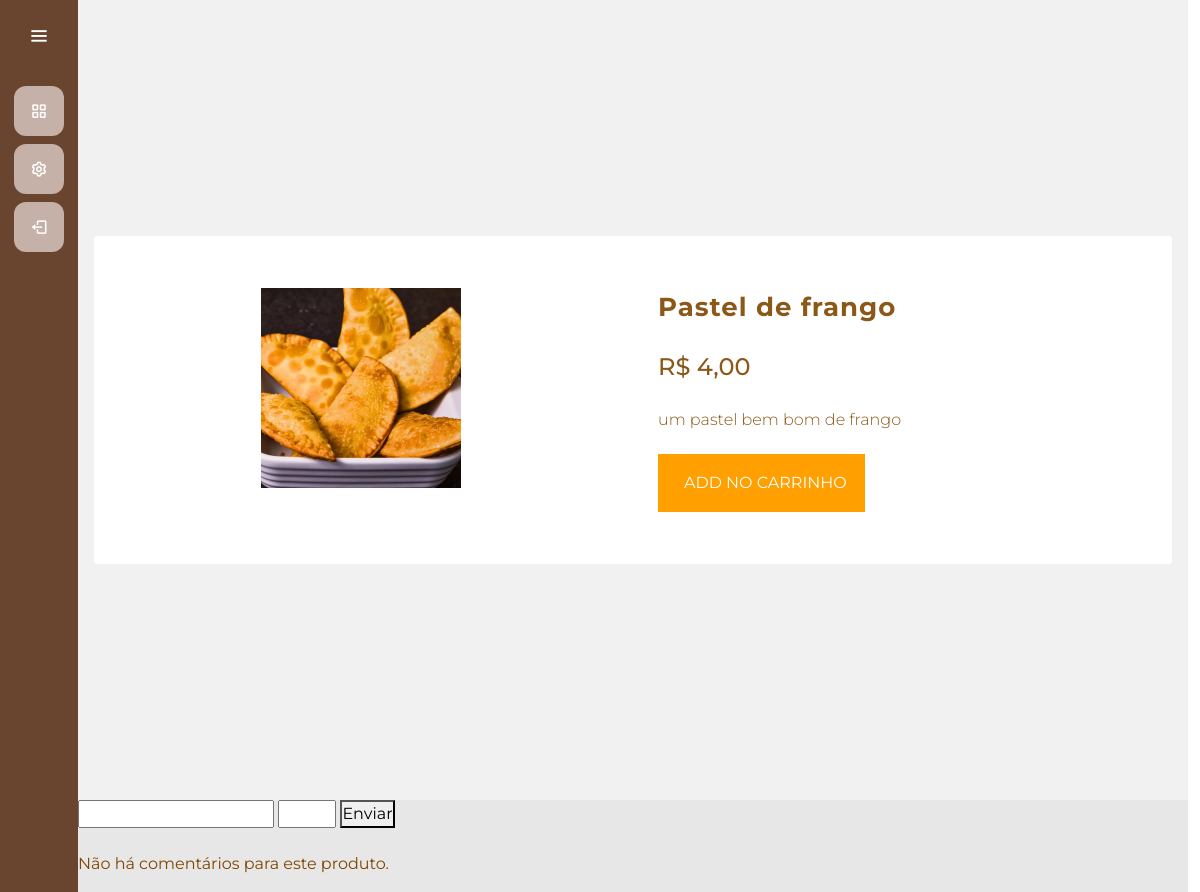
Before: /usuarios/produto/6/ (signed in) with the older database file.
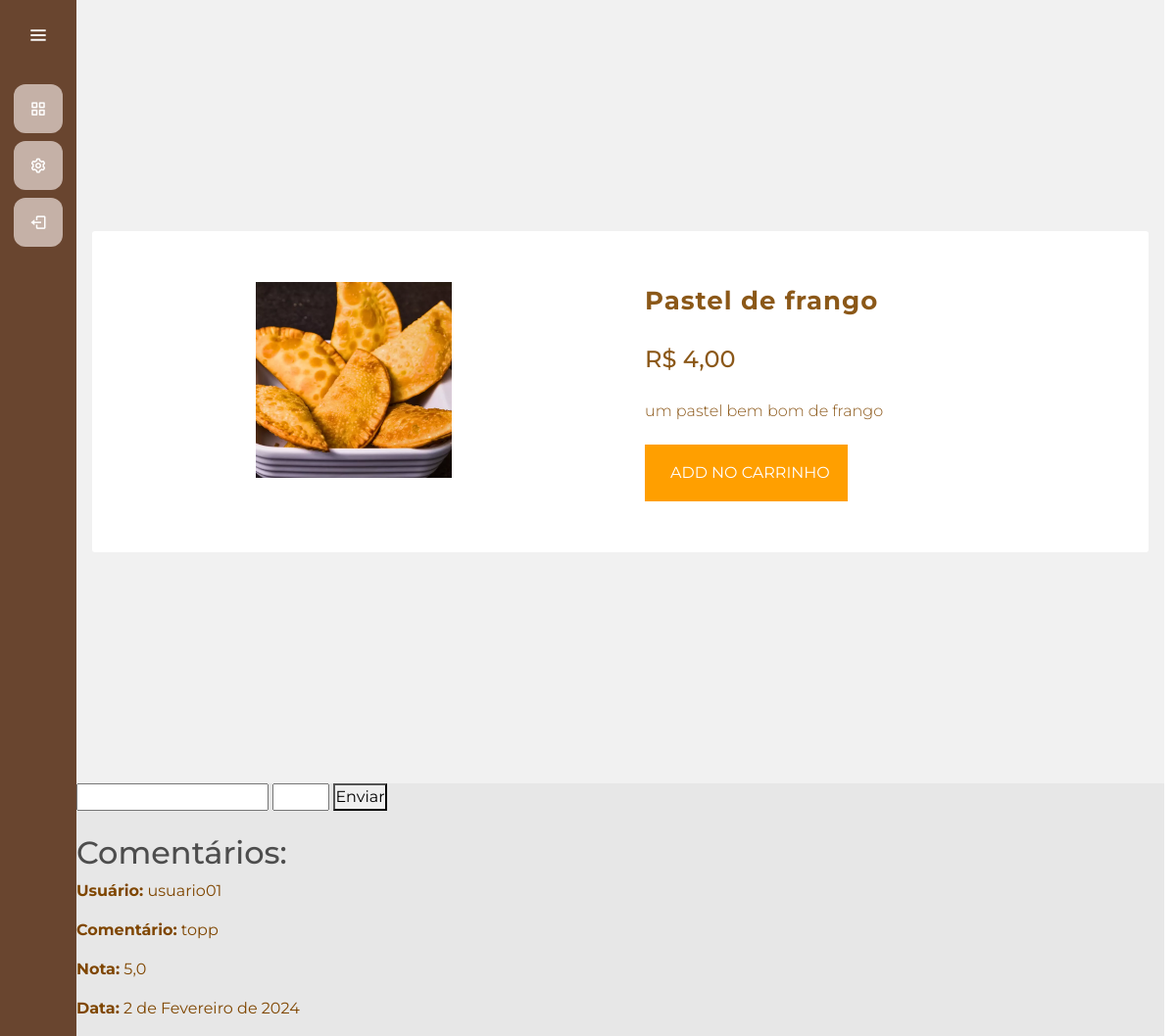
After: the same page with the newer database file.
### gerenciamento/models.py (models this page shows, shortened)
class Avaliacao(models.Model):
    usuario = models.ForeignKey(usuarios_models.Usuario, on_delete=models.CASCADE)
    produto = models.ForeignKey('Produto', on_delete=models.CASCADE, related_name='likes')
    comentario = models.TextField()
    data = models.DateField(auto_now_add=True)
    nota = models.FloatField()

### usuarios/models.py (models this page shows)
class Usuario (AbstractUser):
    telefone = models.CharField(max_length=20)
    cpf = models.CharField(max_length=11, primary_key=True, unique=True)
    endereco = models.CharField(max_length=255)
    permissao = models.BooleanField(default=False)
    groups = models.ManyToManyField('auth.Group', related_name='usuarios', blank=True)
    user_permissions = models.ManyToManyField('auth.Permission', related_name='usuarios', blank=True)
    REQUIRED_FIELDS = ['email']
    def __str__(self) -> str:
        return self.username

### usuarios/views.py (the view)
# urls.py: path('produto/<int:id_produto>/', views.produto, name='produto'),
@login_required(login_url='/usuarios/cadastro/')
def produto(request, id_produto):
    produto = get_object_or_404(Produto, id_produto=id_produto)
    if request.user.is_authenticated:
        pedido, criado = Pedido.objects.get_or_create(cliente=request.user, data=datetime.datetime.now(), completo=False)
        itens = pedido.pedidoproduto_set.all()
        carrinho_itens = pedido.get_carrinho_itens
        avaliacoes = Avaliacao.objects.filter(produto=produto)
        if request.method == 'POST':
            comentario = request.POST.get('comentario')
            nota = request.POST.get('nota')
            avaliacao = Avaliacao.objects.create(usuario=request.user, produto=produto, comentario=comentario, nota=nota)
            avaliacao.save()
            return redirect(f'/usuarios/produto/{id_produto}/')
        else:
            avaliacoes = Avaliacao.objects.filter(produto=produto)
    else:
        itens = []
        carrinho_itens = {'get_carrinho_total': 0, 'get_carrinho_itens': 0}
    contexto = {'produto': produto, 'pedido': pedido, 'itens': itens, 'carrinho_itens': carrinho_itens, 'avaliacoes': avaliacoes}
    return render(request, 'produto.html', contexto)

### gerenciamento/models.py (called while the page is built)
    @property
    def imageURL(self):
        try:
            url = self.imagem.url
        except:
            url = ''
        return url

    @property
    def get_carrinho_itens(self):
        pedido_produtos = self.pedidoproduto_set.all()
        total = sum([item.quantidade_comprada for item in pedido_produtos])
        return total

### usuarios/templates/produto.html (shortened to what this page needs)
{% extends "cliente.html" %}
{% load static %}
{% block 'head' %}
    <link rel="stylesheet" href="{% static 'usuarios/css/telaprincipal.css' %}">
    <link rel="stylesheet" href="{% static 'usuarios/css/detalheProduto.css' %}">
    <link rel="stylesheet" href="{% static 'gerenciamento/css/gerenciamento.css' %}">
{% endblock %}
{% block 'dashboard' %}
<body>
    <div class = "main-wrapper">
        <div class = "container">
            <div class = "product-div">
                <div class = "product-div-left">
                    <div class = "img-container">
                        <img src = "{{produto.imageURL}}" alt = "{{produto.nome_produto}}">
                    </div>
                </div>
                <div class = "product-div-right">
                    <span class = "product-name">{{produto.nome_produto}}</span>
                    <span class = "product-price">R$ {{produto.preco|floatformat:2}}</span>
                    <p class = "product-description">{{produto.descricao}}</p>
                    <div class = "btn-groups">
                        <button type = "button" class = "add-cart-btn">add no carrinho</button>
                    </div>
                </div>
            </div>
        </div>
    </div>
    <form id="avaliacao-produto" method="POST" action="{% url 'produto' produto.id_produto %}"> {% csrf_token %}
        <input type="text" name="comentario" value="{{comentario}}">
        <input type="number" name="nota" min="1" max="5" step="0.1" value="{{nota}}">
        <button type="submit">Enviar</button>
    </form>
    <br>
    {% if avaliacoes %}
    <h2>Comentários:</h2>
    <ul>
        {% for avaliacao in avaliacoes %}
            <li>
                <p><strong>Usuário:</strong> {{ avaliacao.usuario }}</p>
                <p><strong>Comentário:</strong> {{ avaliacao.comentario }}</p>
                <p><strong>Nota:</strong> {{ avaliacao.nota }}</p>
                <p><strong>Data:</strong> {{ avaliacao.data }}</p>
            </li>
        {% endfor %}
    </ul>
    {% else %}
        <p>Não há comentários para este produto.</p>
    {% endif %}
</body>
{% endblock %}

Changed rows visible on the page:
added Avaliacao: usuario "usuario01", comentario "topp", nota "5,0", data "2 de Fevereiro de 2024"
Other visible differences:
text no longer shown: "Não há comentários para este produto."
text now shown: "Comentários:"
